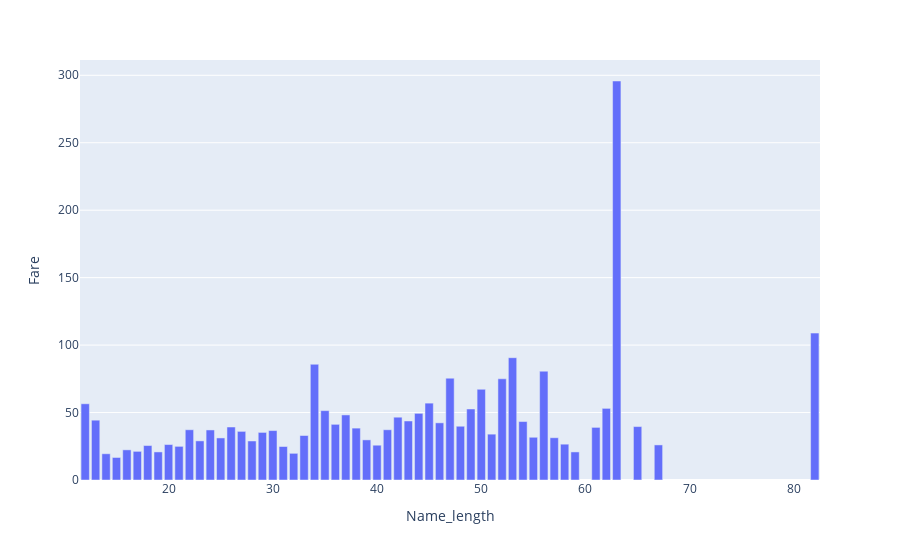

Notebook source saved alongside this figure:
### Code cell
def bar_chart(dataframe: pd.DataFrame):
    dataframe['Name_length'] = dataframe['Name'].str.len()
    sorted_by_name_length = dataframe.groupby('Name_length')['Fare'].mean().reset_index()
    graph = px.bar(sorted_by_name_length, x='Name_length', y='Fare')
    graph.show()

bar_chart(dataframe)

### Figure 1 — Plotly figure (JSON) as saved in the notebook; plotly's stock layout.template omitted (floating-point values rounded to 4 significant figures)
{"data": [{"hovertemplate": "Name_length=%{x}<br>Fare=%{y}<extra></extra>", "legendgroup": "", "marker": {"color": "#636efa", "pattern": {"shape": ""}}, "name": "", "orientation": "v", "showlegend": false, "textposition": "auto", "type": "bar", "x": [12, 13, 14, 15, 16, 17, 18, 19, 20, 21, 22, 23, 24, 25, 26, 27, 28, 29, 30, 31, 32, 33, 34, 35, 36, 37, 38, 39, 40, 41, 42, 43, 44, 45, 46, 47, 48, 49, 50, 51, 52, 53, 54, 55, 56, 57, 58, 59, 61, 62, 63, 65, 67, 82], "xaxis": "x", "y": [56.5, 44.35, 19.46, 16.69, 22.35, 21.23, 25.55, 20.81, 26.28, 24.94, 37.24, 28.99, 37.1, 31.18, 39.28, 36.04, 28.91, 35.28, 36.64, 24.82, 19.77, 32.98, 85.79, 51.42, 41.26, 48.24, 38.46, 29.74, 25.79, 37.24, 46.55, 43.74, 49.42, 56.98, 42.37, 75.47, 39.85, 52.64, 67.22, 33.99, 75.02, 90.66, 43.33, 31.68, 80.67, 31.33, 26.55, 20.81, 39.0, 53.1, 295.8, 39.6, 26.0, 108.9], "yaxis": "y"}], "layout": {"barmode": "relative", "legend": {"tracegroupgap": 0}, "margin": {"t": 60}, "xaxis": {"anchor": "y", "domain": [0, 1], "title": {"text": "Name_length"}}, "yaxis": {"anchor": "x", "domain": [0, 1], "title": {"text": "Fare"}}}}
